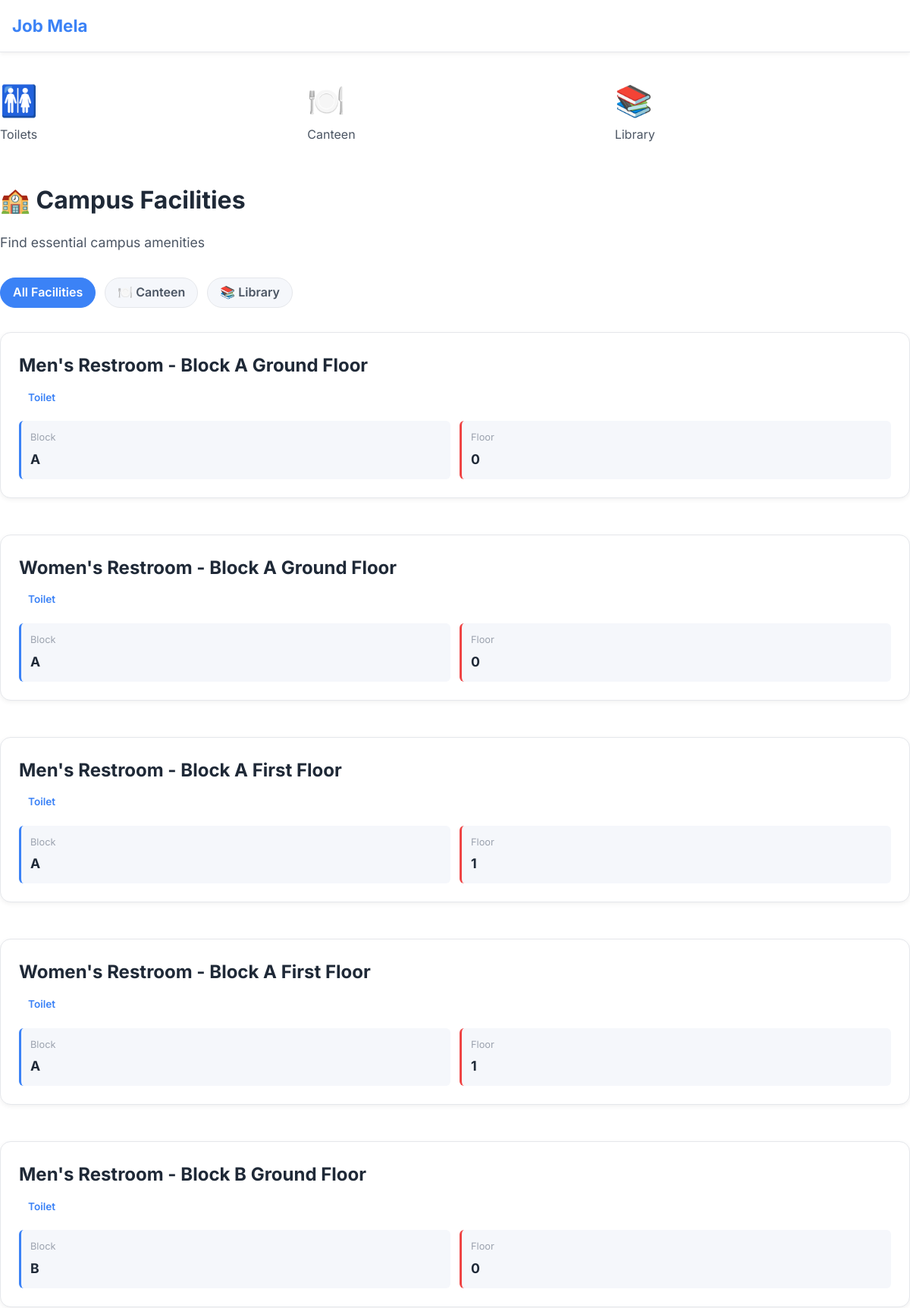
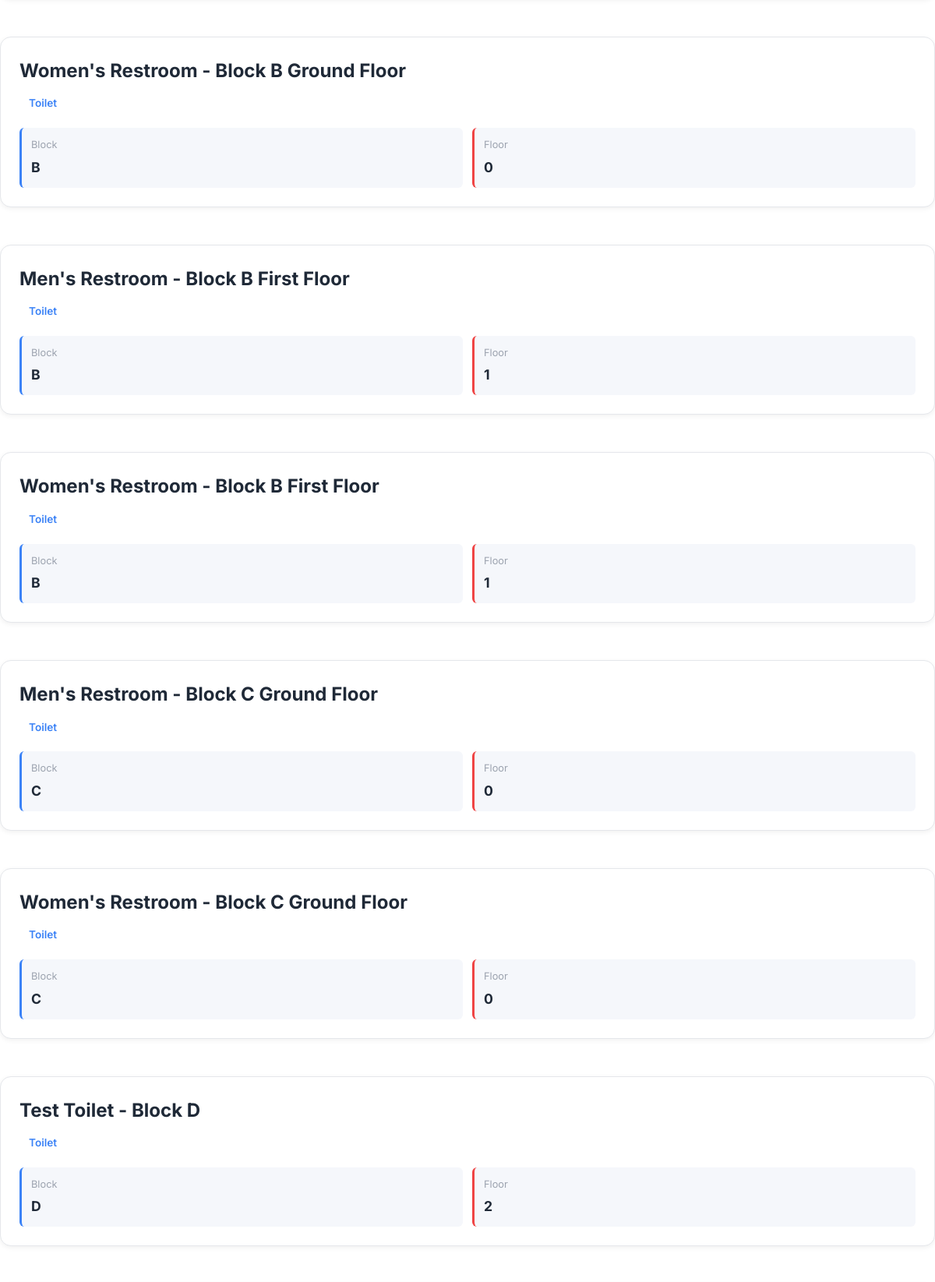
Page /facilities/ (upper part) on the committed database (2 pictures, top to bottom).
### companies/models.py (models this page shows, shortened)
class Facility(models.Model):
    LOCATION_TYPES = [
        ("CANTEEN", "Canteen"),
        ("LIBRARY", "Library"),
        ("TOILET", "Toilet"),
    ]
    GENDER_CHOICES = [
        ("MALE", "Male"),
        ("FEMALE", "Female"),
    ]
    name = models.CharField(max_length=100)
    location_type = models.CharField(max_length=20, choices=LOCATION_TYPES)
    block = models.CharField(max_length=10)
    floor = models.IntegerField()
    room_number = models.CharField(max_length=10, blank=True, null=True)
    gender = models.CharField(
        max_length=10,
        choices=GENDER_CHOICES,
        blank=True,
        null=True
    )

### dashboard/views.py (the view)
# urls.py: path('facilities/', views.facilities, name='facilities'),
def facilities(request):
    facility_type = request.GET.get("type")
    facilities = Facility.objects.all()
    if facility_type:
        facilities = facilities.filter(location_type=facility_type)
    context = {
        "facilities": facilities
    }
    return render(request, "dashboard/facilities.html", context)

### dashboard/templates/dashboard/facilities.html (shortened to what this page needs)
{% extends 'dashboard/base.html' %}
{% block content %}
<div style="margin-bottom: 2rem;">
  <h1 class="text-gradient">🏫 Campus Facilities</h1>
  <p style="color: var(--text-secondary); font-size: 1.1rem;">Find essential campus amenities</p>
</div>
<div style="margin-bottom: 2rem;">
  <div class="filter-chips" style="justify-content: flex-start;">
    <a href="{% url 'dashboard:facilities' %}" class="filter-chip {% if not request.GET.type %}active{% endif %}">
      All Facilities
    </a>
    <a href="{% url 'dashboard:facilities' %}?type=CANTEEN"
      class="filter-chip {% if request.GET.type == 'CANTEEN' %}active{% endif %}">
      🍽️ Canteen
    </a>
    <a href="{% url 'dashboard:facilities' %}?type=LIBRARY"
      class="filter-chip {% if request.GET.type == 'LIBRARY' %}active{% endif %}">
      📚 Library
    </a>
  </div>
</div>
<div style="display: grid; gap: 1.5rem;">
  {% for facility in facilities %}
  <div class="card facility-card">
    <div class="card-body">
      <div style="display: flex; justify-content: space-between; align-items: start; margin-bottom: 1rem;">
        <div style="flex: 1;">
          <h3 style="margin-bottom: 0.5rem; font-size: 1.5rem;">
            {{ facility.name }}
          </h3>
          <div
            style="display: inline-block; padding: 0.25rem 0.75rem; background: var(--gradient-card); border-radius: var(--radius-md); font-size: 0.85rem; font-weight: 600; color: var(--color-primary);">
            {{ facility.get_location_type_display }}
          </div>
        </div>
      </div>
      <div
        style="display: grid; grid-template-columns: repeat(auto-fit, minmax(120px, 1fr)); gap: 0.75rem; margin-top: 1rem;">
        <div
          style="background: var(--bg-secondary); padding: 0.75rem; border-radius: var(--radius-sm); border-left: 3px solid var(--color-primary);">
          <div style="color: var(--text-muted); font-size: 0.8rem; margin-bottom: 0.25rem;">Block</div>
          <div style="font-weight: 700; font-size: 1.1rem; color: var(--text-primary);">{{ facility.block }}</div>
        </div>
        <div
          style="background: var(--bg-secondary); padding: 0.75rem; border-radius: var(--radius-sm); border-left: 3px solid var(--color-secondary);">
          <div style="color: var(--text-muted); font-size: 0.8rem; margin-bottom: 0.25rem;">Floor</div>
          <div style="font-weight: 700; font-size: 1.1rem; color: var(--text-primary);">{{ facility.floor }}</div>
        </div>
      </div>
    </div>
  </div>
  {% endfor %}
</div>
{% endblock %}

### static/css/main.css (style rules this page uses)
:root { --bg-primary: #ffffff; --bg-secondary: #f5f7fb; --bg-card: #ffffff; --color-primary: #3b82f6; --color-secondary: #ef4444; --color-accent: #2563eb; --text-primary: #1f2937; --text-secondary: #4b5563; --text-muted: #9ca3af; --text-white: #ffffff; --border-color: #e5e7eb; --shadow-sm: 0 2px 6px rgba(0,0,0,0.06); --shadow-md: 0 6px 18px rgba(0,0,0,0.08); --shadow-lg: 0 10px 30px rgba(0,0,0,0.12); --radius-sm: 6px; --radius-md: 10px; --radius-lg: 14px; --space-xs: 0.5rem; --space-sm: 0.75rem; --space-md: 1rem; --space-lg: 1.5rem; --space-xl: 2rem; --transition: 0.25s ease-in-out; }
* { margin: 0; padding: 0; box-sizing: border-box; }
html { scroll-behavior: smooth; }
body { font-family: system-ui, -apple-system, BlinkMacSystemFont, "Segoe UI", Roboto; background: var(--bg-primary); color: var(--text-primary); line-height: 1.6; padding-bottom: 80px; }
h1, h2, h3, h4 { font-weight: 700; margin-bottom: var(--space-md); }
p { color: var(--text-secondary); margin-bottom: var(--space-md); }
a { text-decoration: none; color: var(--color-primary); }
.card { background: var(--bg-card); border: 1px solid var(--border-color); border-radius: var(--radius-lg); box-shadow: var(--shadow-sm); margin-bottom: var(--space-lg); transition: var(--transition); }
.card-body { padding: var(--space-lg); }
.filter-chips { display: flex; flex-wrap: wrap; gap: var(--space-sm); }
.filter-chip { padding: 0.4rem 1rem; border-radius: 20px; background: var(--bg-secondary); border: 1px solid var(--border-color); cursor: pointer; font-weight: 600; color: var(--text-secondary); }
.filter-chip.active { background: var(--color-primary); color: var(--text-white); border-color: var(--color-primary); }

### dashboard/templates/dashboard/base.html (style rules this page uses)
body { font-family: 'Inter', -apple-system, BlinkMacSystemFont, 'Segoe UI', 'Roboto', sans-serif; }

### rows in the picture
Facility: name "Men's Restroom - Block A Ground Floor", location_type "Toilet", block "A", floor "0"
Facility: name "Women's Restroom - Block A Ground Floor", location_type "Toilet", block "A", floor "0"
Facility: name "Men's Restroom - Block A First Floor", location_type "Toilet", block "A", floor "1"
Facility: name "Women's Restroom - Block A First Floor", location_type "Toilet", block "A", floor "1"
Facility: name "Men's Restroom - Block B Ground Floor", location_type "Toilet", block "B", floor "0"
Facility: name "Women's Restroom - Block B Ground Floor", location_type "Toilet", block "B", floor "0"
Facility: name "Men's Restroom - Block B First Floor", location_type "Toilet", block "B", floor "1"
Facility: name "Women's Restroom - Block B First Floor", location_type "Toilet", block "B", floor "1"
Facility: name "Men's Restroom - Block C Ground Floor", location_type "Toilet", block "C", floor "0"
Facility: name "Women's Restroom - Block C Ground Floor", location_type "Toilet", block "C", floor "0"
Facility: name "Test Toilet - Block D", location_type "Toilet", block "D", floor "2"
